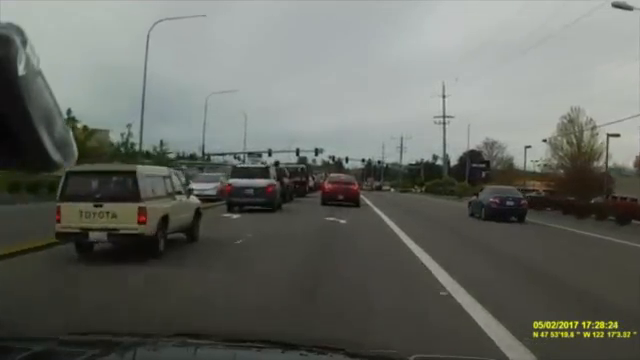
#> input picture frame 173 of images/Dramatic Dashcam Footage Shows Plane Crash in Mukilteo Washington.mp4, 640 x 360 px
$ python Real_Time_Car_Detection.py
#> lines starting #> are read from the running program, lines starting #| are printed output that depends on the picture; after the words box and inside, x2 and y2 are one past the last pixel; in counts of white or black regions, pixels touching at a corner belong together
import cv2
#Importing the image
img_file = "images\More-cars-and-vans.png"
video = cv2.VideoCapture("images\Dramatic Dashcam Footage Shows Plane Crash in Mukilteo Washington.mp4")

#Importing classifier file
car_classifier_file = "images\cars1.xml"

#classify
car_tracker = cv2.CascadeClassifier(car_classifier_file)

#Looping thought the video
while True:
    #Reading the current frame
    (read_successfully, frame) = video.read()
#> frame is the input picture: shape (360, 640, 3); mean B, G, R 98.3, 104.6, 101.9

    #Safe Codding
    if read_successfully:
        # convert to black and white
        black_n_white = cv2.cvtColor(frame, cv2.COLOR_RGB2GRAY)
    else:
        break

    # detect the cars in the image
    car = car_tracker.detectMultiScale(black_n_white)
#> car = [[308, 158, 66, 66], [218, 156, 78, 78], [461, 164, 84, 84]]

    # drawing rectangles
    for (x, y, w, h) in car:
        cv2.rectangle(frame, (x, y), (x + w, y + h), (0, 0, 255), 2)
#> this loop made 3 passes
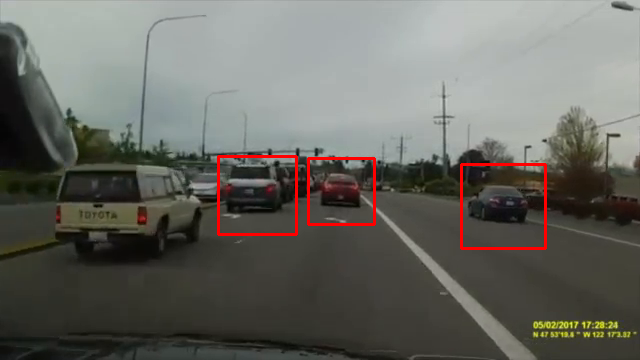
#> frame: shape (360, 640, 3); 1.18% of pixels changed, all inside (x1, y1, x2, y2) = (217, 155, 547, 250)

    # Display image
    cv2.imshow("Car App", frame)
    cv2.waitKey(1)

print("Done")

$ run again, starting later in the video
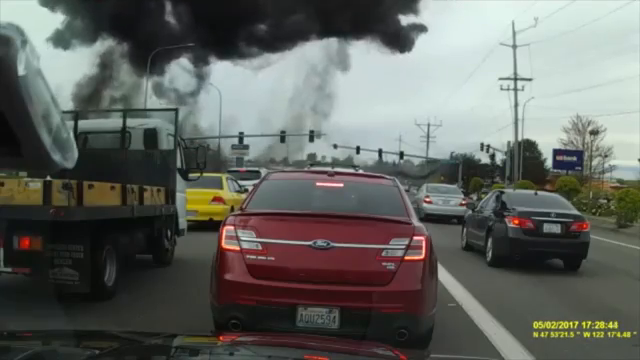
#> input picture frame 780 of images/Dramatic Dashcam Footage Shows Plane Crash in Mukilteo Washington.mp4, 640 x 360 px
#> frame is the input picture: shape (360, 640, 3); mean B, G, R 96.3, 101.1, 98.8
#> `black_n_white = cv2.cvtColor(frame, cv2.COLOR_RGB2GRAY)`:
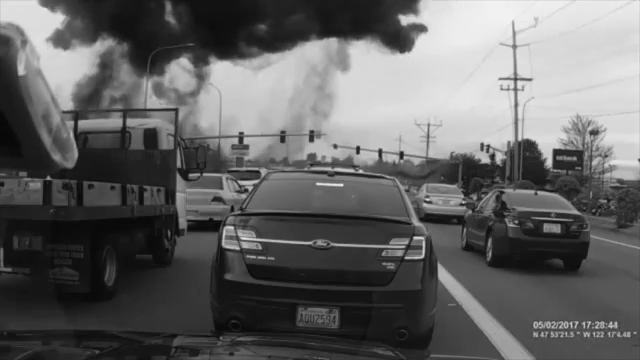
#> black_n_white: shape (360, 640); min 2, max 244, mean 99.4
#> car = ()

$ run again, starting later in the video
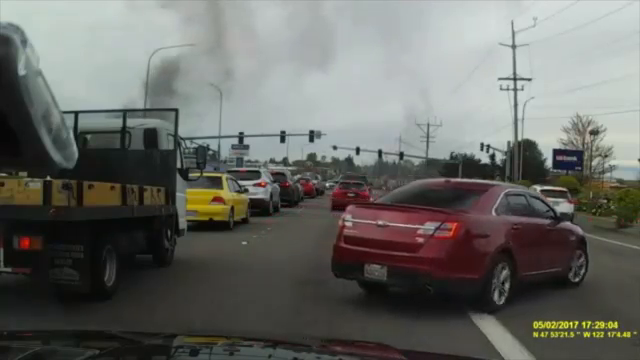
#> input picture frame 1387 of images/Dramatic Dashcam Footage Shows Plane Crash in Mukilteo Washington.mp4, 640 x 360 px
#> frame is the input picture: shape (360, 640, 3); mean B, G, R 100.9, 105.4, 104.4
#> `black_n_white = cv2.cvtColor(frame, cv2.COLOR_RGB2GRAY)`:
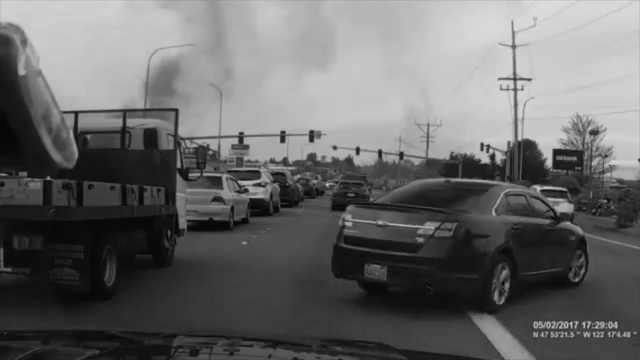
#> black_n_white: shape (360, 640); min 0, max 221, mean 103.9
#> car = [[190, 157, 41, 41]]
#> the loop `for (x, y, w, h) in car:` made 1 pass
#> after the loop `for (x, y, w, h) in car:`:
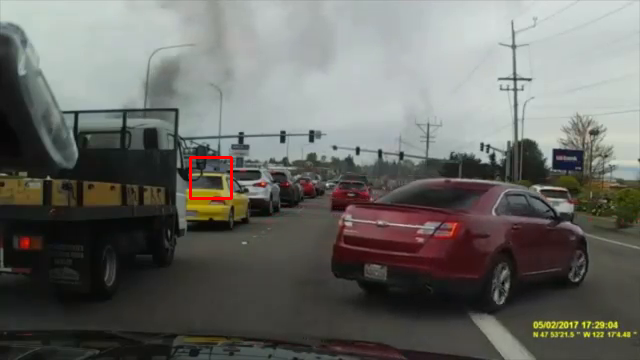
#> frame: shape (360, 640, 3); 0.21% of pixels changed, all inside (x1, y1, x2, y2) = (189, 156, 233, 200)
